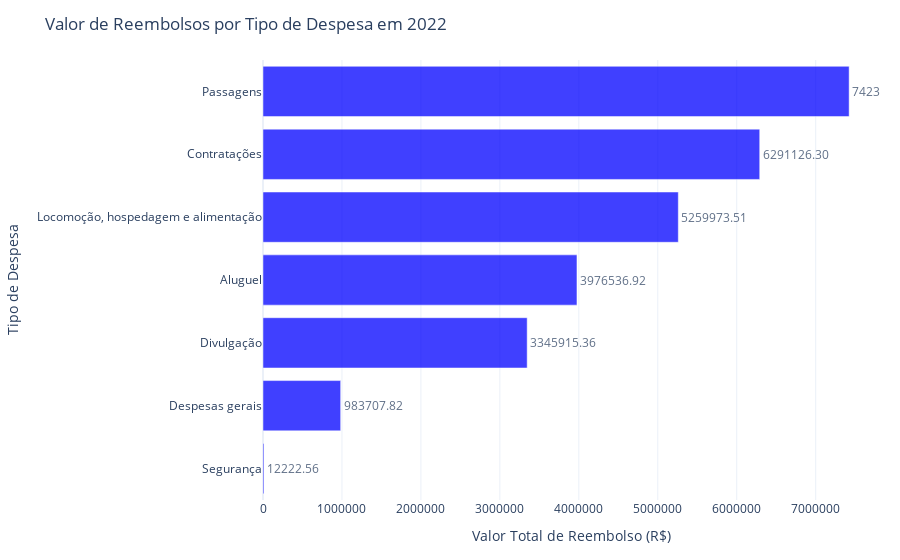

Notebook code for this chart:
### Markdown cell above
Valor de reembolsos por tipo de despesa em 2022?

### Code cell
# Filtrando os dados para o ano de 2022
ceaps_2022 = ceaps_total[ceaps_total['ANO'] == 2022]

# Agrupando e somando os valores de reembolso por tipo de despesa em 2022
valor_total_por_tipo_2022 = ceaps_2022.groupby('TIPO_DESPESA')['VALOR_REEMBOLSADO'].sum().reset_index()

# Ordenando os tipos de despesa pelo valor total de reembolso em ordem decrescente
valor_total_por_tipo_2022 = valor_total_por_tipo_2022.sort_values(by='VALOR_REEMBOLSADO', ascending=True)

# Criando um gráfico de barras horizontal para visualizar os valores de reembolso por tipo de despesa em 2022
fig = px.bar(
    valor_total_por_tipo_2022,
    x='VALOR_REEMBOLSADO',
    y='TIPO_DESPESA',
    title='Valor de Reembolsos por Tipo de Despesa em 2022',
    labels={'VALOR_REEMBOLSADO': 'Valor Total de Reembolso (R$)', 'TIPO_DESPESA': 'Tipo de Despesa'},
    template='plotly_white',
    orientation='h',
    text='VALOR_REEMBOLSADO'
)

# Ajustando o layout do gráfico
fig.update_traces(
    texttemplate='%{text:.2f}',  # Mostrar os valores de reembolso nas barras
    textposition='outside',  # Colocar os textos fora das barras
    marker_color='blue',  # Cor das barras
    opacity=0.75  # Transparência das barras
)

fig.update_layout(
    xaxis_title='Valor Total de Reembolso (R$)',
    yaxis_title='Tipo de Despesa',
    yaxis=dict(
        tickmode='linear',  # Mostrar todos os tipos de despesa
        tickfont=dict(size=12)  # Tamanho da fonte
    ),
    xaxis_tickformat='R$,',  # Formato do eixo X para valores monetários
    margin=dict(l=20, r=20, t=60, b=60),  # Ajustar as margens
    font=dict(size=12),  # Tamanho da fonte
    plot_bgcolor='rgba(0, 0, 0, 0)',  # Fundo transparente
    paper_bgcolor='rgba(0, 0, 0, 0)',  # Fundo do papel transparente
    showlegend=False  # Ocultar a legenda
)
fig.show()

### Figure 1 — Plotly figure (JSON) as saved in the notebook; plotly's stock layout.template omitted (floating-point values rounded to 4 significant figures)
{"data": [{"alignmentgroup": "True", "hovertemplate": "Valor Total de Reembolso (R$)=%{text}<br>Tipo de Despesa=%{y}<extra></extra>", "legendgroup": "", "marker": {"color": "blue", "pattern": {"shape": ""}}, "name": "", "offsetgroup": "", "opacity": 0.75, "orientation": "h", "showlegend": false, "text": [12220.0, 983700.0, 3346000.0, 3977000.0, 5260000.0, 6291000.0, 7424000.0], "textposition": "outside", "texttemplate": "%{text:.2f}", "type": "bar", "x": [12220.0, 983700.0, 3346000.0, 3977000.0, 5260000.0, 6291000.0, 7424000.0], "xaxis": "x", "y": ["Segurança", "Despesas gerais", "Divulgação", "Aluguel", "Locomoção, hospedagem e alimentação", "Contratações", "Passagens"], "yaxis": "y"}], "layout": {"autosize": true, "barmode": "relative", "font": {"size": 12}, "legend": {"tracegroupgap": 0}, "margin": {"b": 60, "l": 20, "r": 20, "t": 60}, "paper_bgcolor": "rgba(0, 0, 0, 0)", "plot_bgcolor": "rgba(0, 0, 0, 0)", "showlegend": false, "title": {"text": "Valor de Reembolsos por Tipo de Despesa em 2022"}, "xaxis": {"anchor": "y", "autorange": true, "domain": [0, 1], "range": [0, 7814000.0], "tickformat": "R$,", "title": {"text": "Valor Total de Reembolso (R$)"}, "type": "linear"}, "yaxis": {"anchor": "x", "autorange": true, "domain": [0, 1], "range": [-0.5, 6.5], "tickfont": {"size": 12}, "tickmode": "linear", "title": {"text": "Tipo de Despesa"}, "type": "category"}}}
